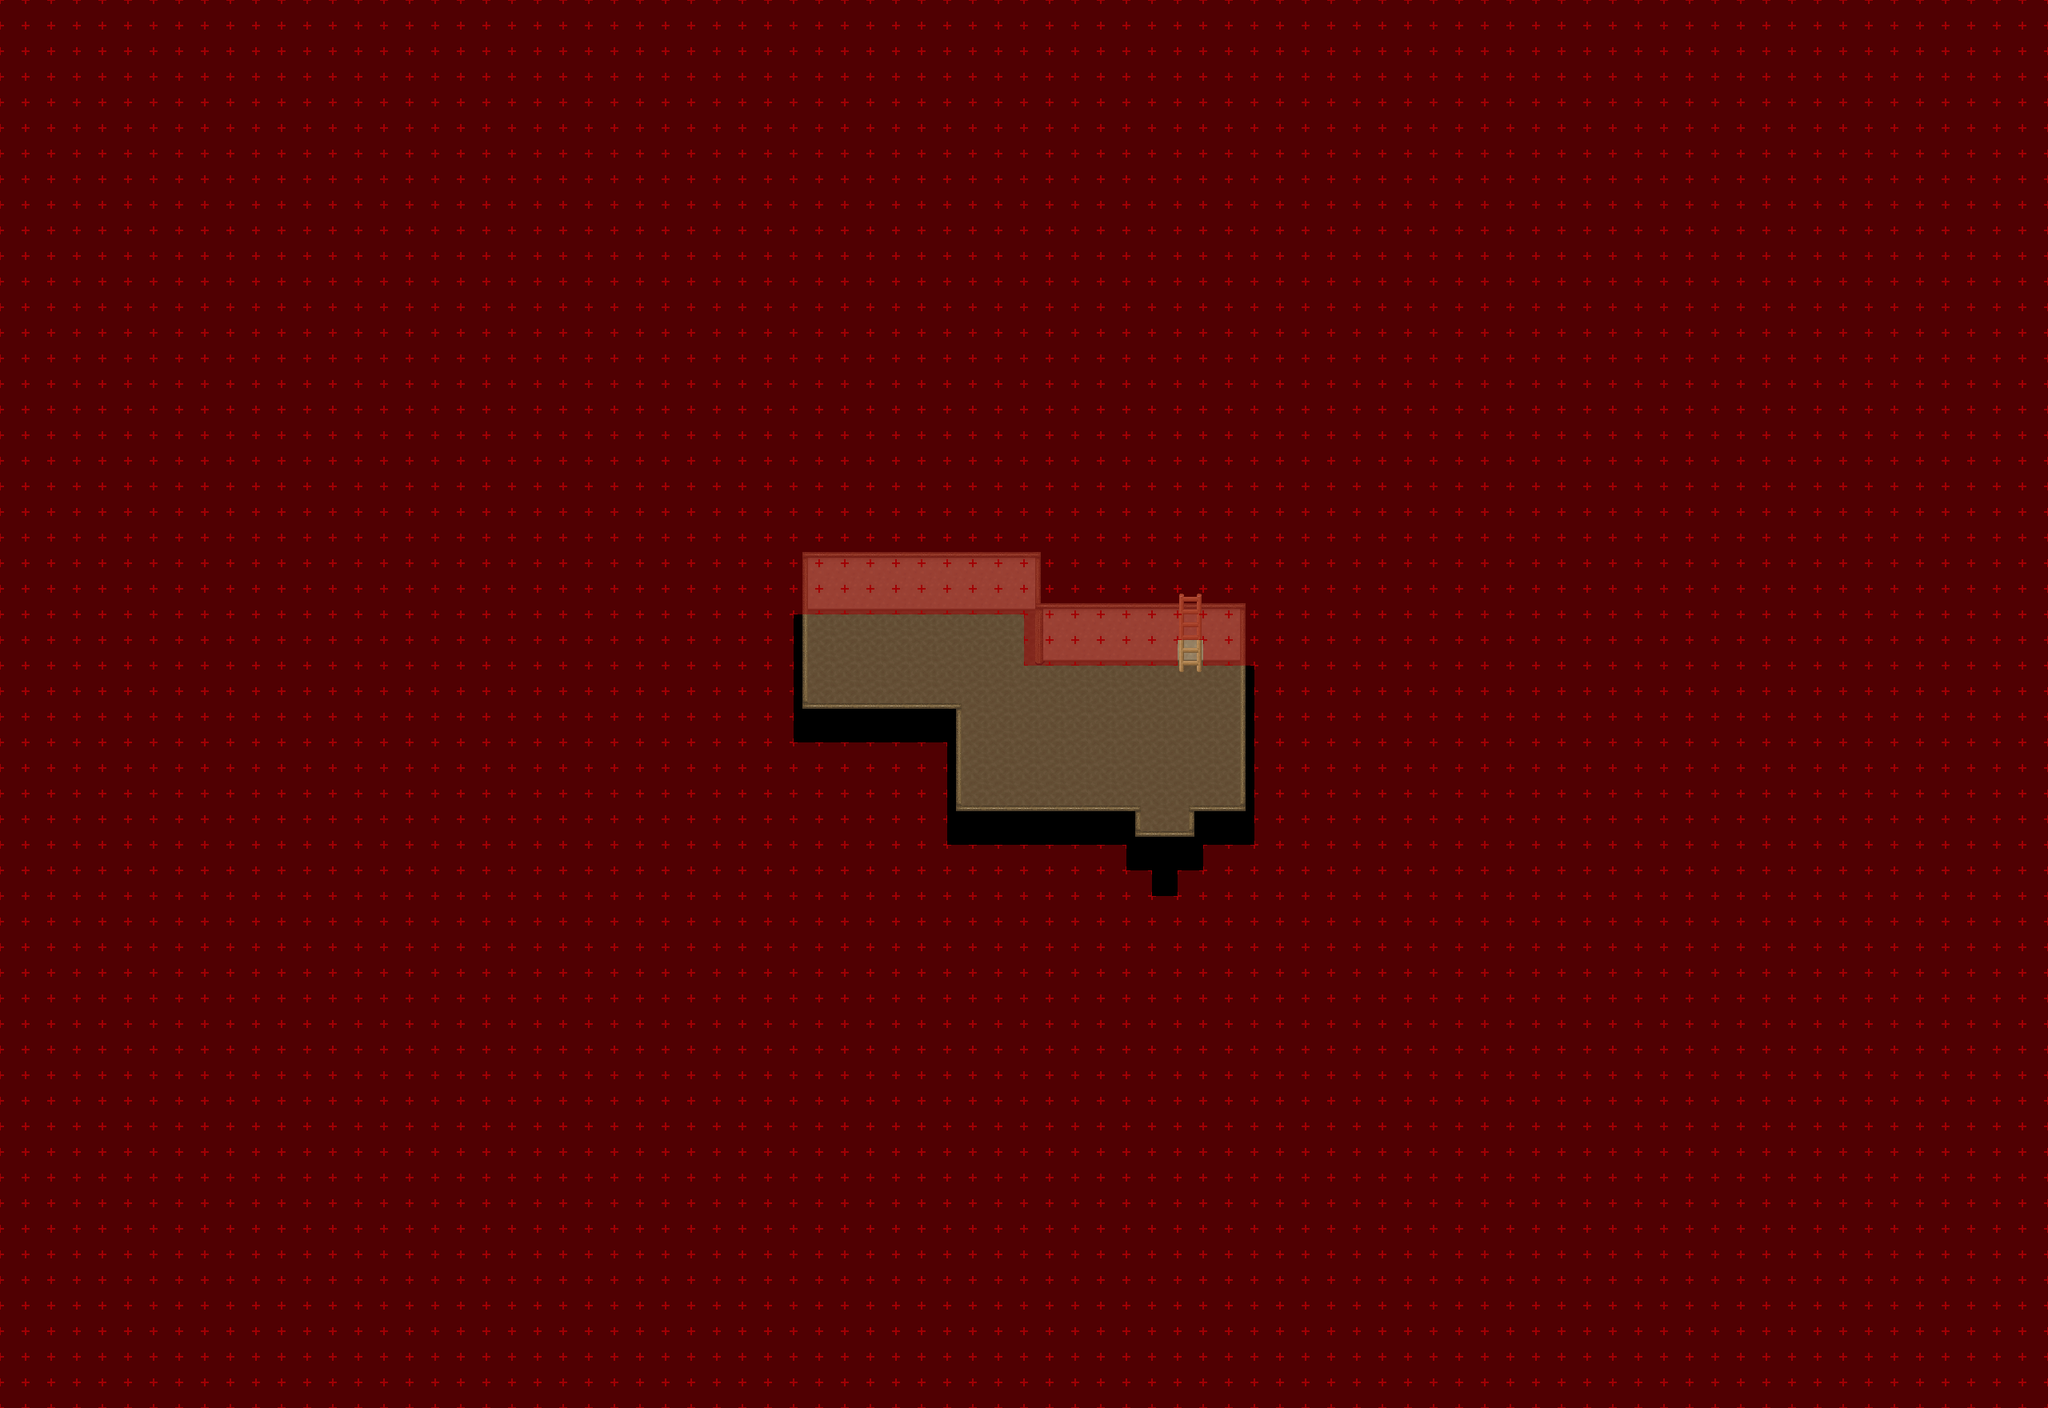

Tiled map render using the project's own tile images. Description and the map definition, with tile-layer contents summarised, below:
An orthogonal 80x55 tile map with 32x32 px tiles, 9 tile layers (Ground, Ground 2, Ground 3, Fringe, ...), 10 tilesets and 2 objects (2x warp).

<map version="1.4" tiledversion="1.4.1" orientation="orthogonal" renderorder="right-down" compressionlevel="0" width="80" height="55" tilewidth="32" tileheight="32" infinite="0" nextlayerid="12" nextobjectid="3">
 <properties>
  <property name="license" value="CC BY-SA 3.0" />
  <property name="manaplus version" value="2" />
  <property name="minimap" value="graphics/minimaps/020-2-3.png" />
  <property name="music" value="faith.ogg" />
  <property name="name" value="Brotherhood Inn" />
 </properties>
 <tileset firstgid="1" name="hurns-indoor-accessory" tilewidth="32" tileheight="32" tilecount="128" columns="8">
  <image source="../graphics/tilesets/hurns-indoor-accessory.png" width="256" height="512" />
 </tileset>
 <tileset firstgid="129" name="desert-accessory" tilewidth="32" tileheight="32" tilecount="128" columns="16">
  <image source="../graphics/tilesets/desert-accessory.png" width="512" height="256" />
 </tileset>
 <tileset firstgid="257" name="desert-ground" tilewidth="32" tileheight="32" tilecount="256" columns="16">
  <image source="../graphics/tilesets/desert-ground.png" width="512" height="512" />
 </tileset>
 <tileset firstgid="513" name="sunlight-x4x4" tilewidth="128" tileheight="128" tilecount="4" columns="4">
  <image source="../graphics/tilesets/sunlight-x4x4.png" width="512" height="128" />
  <tile id="0">
   <animation>
    <frame tileid="0" duration="5000" />
    <frame tileid="1" duration="200" />
    <frame tileid="2" duration="200" />
    <frame tileid="3" duration="500" />
    <frame tileid="2" duration="200" />
    <frame tileid="1" duration="200" />
   </animation>
  </tile>
  <tile id="1">
   <animation>
    <frame tileid="1" duration="100" />
    <frame tileid="0" duration="5000" />
    <frame tileid="1" duration="200" />
    <frame tileid="2" duration="200" />
    <frame tileid="3" duration="500" />
    <frame tileid="2" duration="200" />
    <frame tileid="1" duration="100" />
   </animation>
  </tile>
  <tile id="2">
   <animation>
    <frame tileid="1" duration="200" />
    <frame tileid="0" duration="5000" />
    <frame tileid="1" duration="200" />
    <frame tileid="2" duration="200" />
    <frame tileid="3" duration="500" />
    <frame tileid="2" duration="200" />
   </animation>
  </tile>
 </tileset>
 <tileset firstgid="517" name="Collision" tilewidth="32" tileheight="32" tilecount="9" columns="3">
  <image source="../graphics/tilesets/collision.png" width="96" height="96" />
 </tileset>
 <tileset firstgid="526" name="desert-hut-indoor-accessory-x1x3" tilewidth="32" tileheight="96" tilecount="27" columns="9">
  <image source="../graphics/tilesets/desert-hut-indoor-accessory-x1x3.png" width="288" height="288" />
 </tileset>
 <tileset firstgid="553" name="desert-hut-indoor" tilewidth="32" tileheight="32" tilecount="160" columns="16">
  <image source="../graphics/tilesets/desert-hut-indoor.png" width="512" height="320" />
 </tileset>
 <tileset firstgid="713" name="desert-hut-indoor-accessory" tilewidth="32" tileheight="32" tilecount="64" columns="8">
  <image source="../graphics/tilesets/desert-hut-indoor-accessory.png" width="256" height="256" />
 </tileset>
 <tileset firstgid="777" name="desert-hut-indoor-accessory-x1x2" tilewidth="32" tileheight="64" tilecount="32" columns="8">
  <image source="../graphics/tilesets/desert-hut-indoor-accessory-x1x2.png" width="256" height="256" />
 </tileset>
 <tileset firstgid="809" name="desert-castle-indoor" tilewidth="32" tileheight="32" tilecount="512" columns="16">
  <image source="../graphics/tilesets/desert-castle-indoor.png" width="512" height="1024" />
 </tileset>
 <layer id="2" name="Ground" width="80" height="55">
  <data>[4400 cells, 4400 non-empty, 4 distinct tile ids]</data>
 </layer>
 <layer id="3" name="Ground 2" width="80" height="55">
  <data>[4400 cells, 37 non-empty, 4 distinct tile ids]</data>
 </layer>
 <layer id="4" name="Ground 3" width="80" height="55">
  <data>[4400 cells, 4 non-empty, 3 distinct tile ids]</data>
 </layer>
 <layer id="5" name="Fringe" width="80" height="55">
  <data>[4400 cells, 0 non-empty, 0 distinct tile ids]</data>
 </layer>
 <layer id="6" name="Over" width="80" height="55">
  <data>[4400 cells, 121 non-empty, 10 distinct tile ids]</data>
 </layer>
 <layer id="7" name="Over 2" width="80" height="55">
  <data>[4400 cells, 1 non-empty, 1 distinct tile ids]</data>
 </layer>
 <layer id="8" name="Over 3" width="80" height="55">
  <data>[4400 cells, 0 non-empty, 0 distinct tile ids]</data>
 </layer>
 <layer id="9" name="Collision" width="80" height="55">
  <data>[4400 cells, 4275 non-empty, 1 distinct tile ids]</data>
 </layer>
 <layer id="10" name="Heights" width="80" height="55">
  <data>[4400 cells, 0 non-empty, 0 distinct tile ids]</data>
 </layer>
 <objectgroup id="11" name="Objects">
  <object id="1" name="To Tulimshar" type="warp" x="1440" y="1088" width="32" height="32">
   <properties>
    <property name="dest_map" value="020-1" />
    <property name="dest_x" value="166" />
    <property name="dest_y" value="78" />
   </properties>
  </object>
  <object id="2" name="To Brotherhood Inn First Floor" type="warp" x="1472" y="800" width="32" height="32">
   <properties>
    <property name="dest_map" value="020-2-23" />
    <property name="dest_x" value="37" />
    <property name="dest_y" value="24" />
   </properties>
  </object>
 </objectgroup>
</map>
